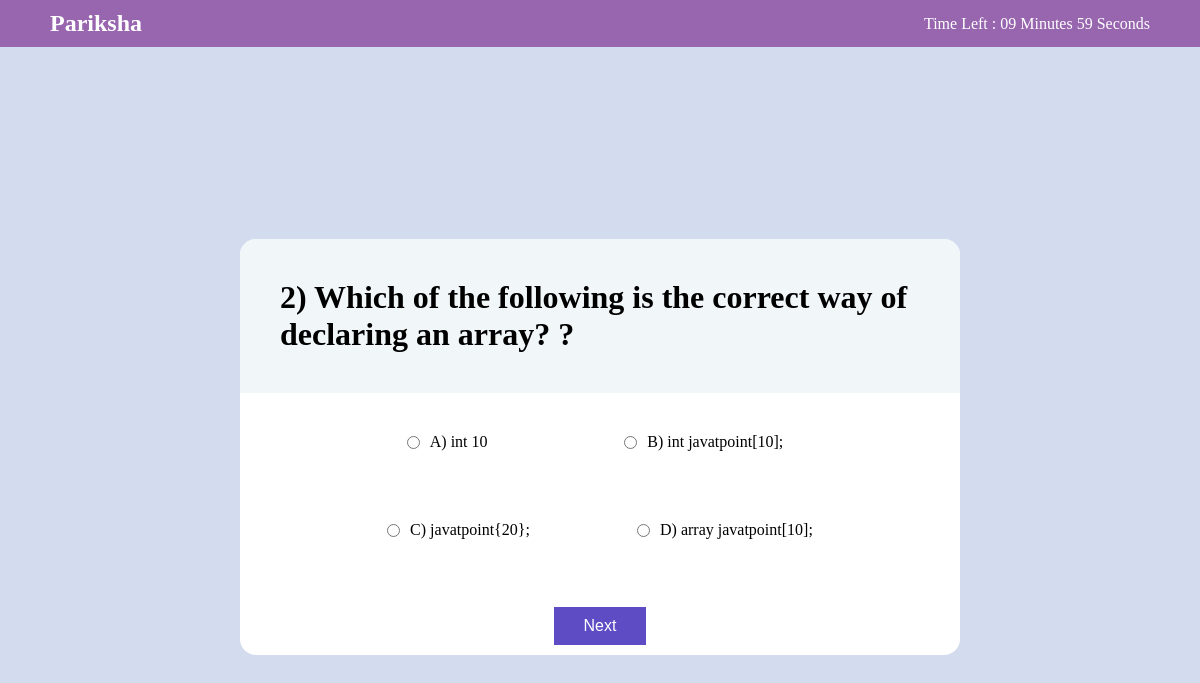
/qn/, run on an earlier commit of the app's database.
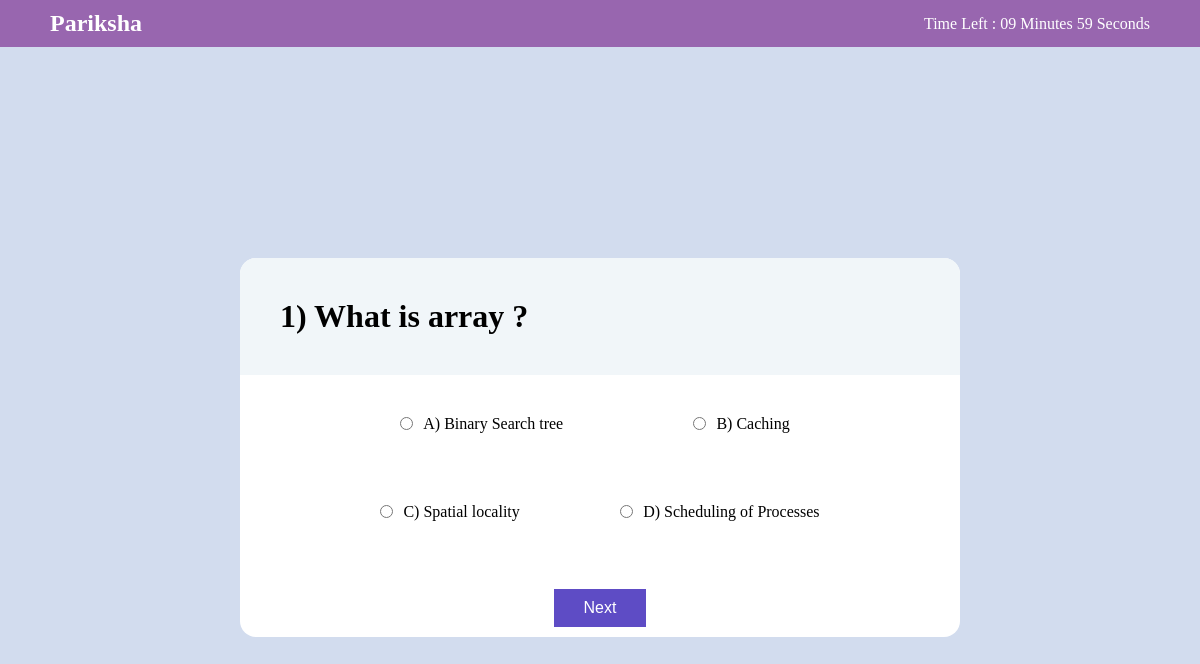
And on a later commit of the database.
### Examapp/models.py (models this page shows)
class Question(models.Model):
    qid=models.CharField(max_length= 255,null='false')
    question=models.CharField(max_length= 255,null='false')
    option1=models.CharField(max_length=255,null='false')
    option2=models.CharField(max_length=255,null='false')
    option3=models.CharField(max_length=255,null='false')
    option4=models.CharField(max_length=255,null='false')
    correctans=models.CharField(max_length=255,null='false')

### Examapp/views.py (the view)
# urls.py: path('qn/',views.qn,name='qn'),
def qn(request):
    qus = Question.objects.all()
    paginator = Paginator(qus,1)
    try:
        page= int(request.GET.get('page','1'))
    except:
        page = 1
    try:
        questions=paginator.page(page)
    except(EmptyPage,InvalidPage):
        questions=paginator.page(paginator.num_pages)
    return render(request,"index.html",{"qus":qus,'questions':questions})

### templates/index.html (shortened to what this page needs)
<!DOCTYPE html>
<html lang="en">
<head>
    <link rel="stylesheet" href="/static/exam.css" />
    {% load static%}
</head>
<body>
    <nav>
        <div class="logo">
            <h1 style="font-family: cursive;">Pariksha</h1>
        </div>
        <div id="total-time-left" align="center"> </div>
    </nav>
    <div class="container">
        <div class="card">
            {% for i in questions %}
            <div class="question">
                <h1>
                    {{i.qid}}) {{i.question}} ?
                </h1>
            </div>
            <form action="/qn?name=">
                <div class="answer">
                    <div class="row">
                        <div class="option">
                            <input type="radio" id="myRadio1" class="rb" name="name" id="Option1" value="{{i.option1}}"> A)
                            {{i.option1}}</p>
                        </div>
                        <div class="option">
                            <input type="radio" id="myRadio2" class="rb" name="name" id="Option2" value="{{i.option2}}"> B)
                            {{i.option2}}</p>
                        </div>
                    </div>
                    <div class="row">
                        <div class="option">
                            <input type="radio" id="myRadio3" class="rb" name="name" id="Option3" value="{{i.option3}}"> C)
                            {{i.option3}}
                        </div>
                        <div class="option">
                            <input type="radio" id="myRadio4" class="rb" name="name" id="Option4" value="{{i.option4}}"> D)
                            {{i.option4}}
                        </div>
                    </div>
                </div>
                 <br>
        </form>
{% endfor %}
 <div class="row">
                {% if questions.has_next %}
                <a href="?page={{questions.next_page_number}}">
                        <button id="save_ans" >
                        Next
                    </button> </a>
                {%else%}
                <a href="/result/">
                    <button id="submitans">
                        Submit Answer
                    </button> </a>
                {%endif%}
            </div>
        </div>
    </div>
</body>
</html>

### static/exam.css (style rules this page uses)
* { margin: 0; padding: 0; box-sizing: border-box; }
:root { --main-color: #5e4cc5; --sec-color: #d2dcee; --third-color: #f1f6f9; }
nav { background-color: rgb(152, 102, 175); color: white; width: 100%; padding: 10px 50px; display: flex; justify-content: space-between; align-items: center; position: sticky; top: 0; }
.container { background-color: var(--sec-color); width: 100%; height: 100vh; display: flex; justify-content: center; align-items: center; }
.card { background-color: white; border-radius: 1rem; width: 60%; height: auto; }
.question { padding: 40px; background-color: var(--third-color); border-radius: 1rem 1rem 0 0; }
.answer { padding: 40px; display: flex; flex-direction: column; justify-content: space-evenly; align-items: center; gap: 70px; }
.row { width: 100%; display: flex; justify-content: space-evenly; align-items: center; }
.option { display: flex; justify-content: center; align-items: center; gap: 10px; }
button { border: none; background-color: var(--main-color); color: white; padding: 10px 30px; font-size: 16px; margin: 10px; }

What changed in the data, as far as the page shows it:
removed Question: qid "2", question "Which of the following is the correct way of declaring an array?", option1 "int 10", option2 "int javatpoint[10];", option3 "javatpoint{20};", option4 "array javatpoint[10];"
now on this page (row edited): Question: qid "1", question "What is array", option1 "Binary Search tree", option2 "Caching", option3 "Spatial locality", option4 "Scheduling of Processes"
